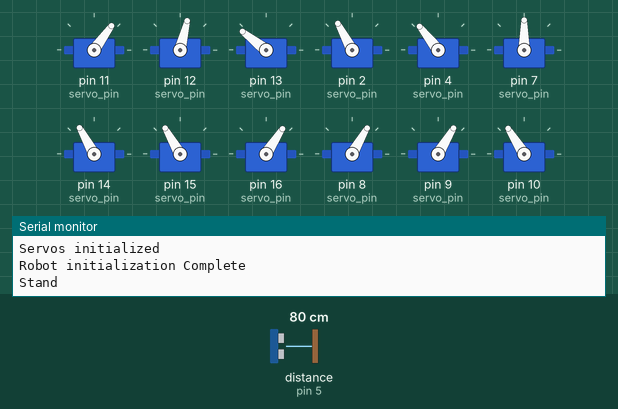
Recording of a sketch running on a simulated Arduino Uno, built with avr-gcc and run on an emulated ATmega328P. On the bench: 12 × servo, the last lines printed to the serial monitor. The test bench sets the inputs (shaded band); at power-on: distance to the obstacle (sensor on pin 5) 80 cm. The echo pulse lasts 58.3 µs per cm; random numbers use the default seed unless the sketch sets one.

Above: at 12.4 s.
12.5 s: distance to the obstacle (sensor on pin 5) set to 22 cm
At 12.68 s:
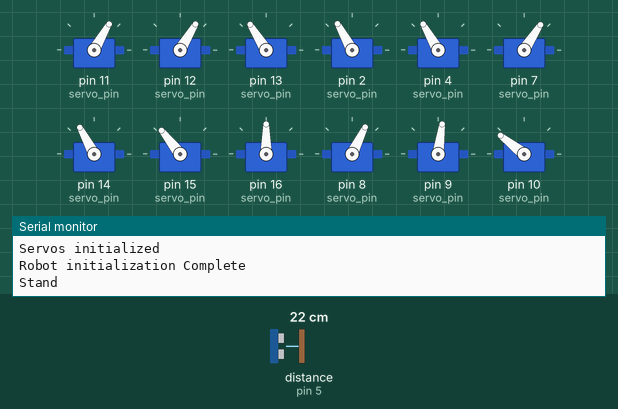
16.0 s: distance to the obstacle (sensor on pin 5) set to 17 cm
At 19.2 s:
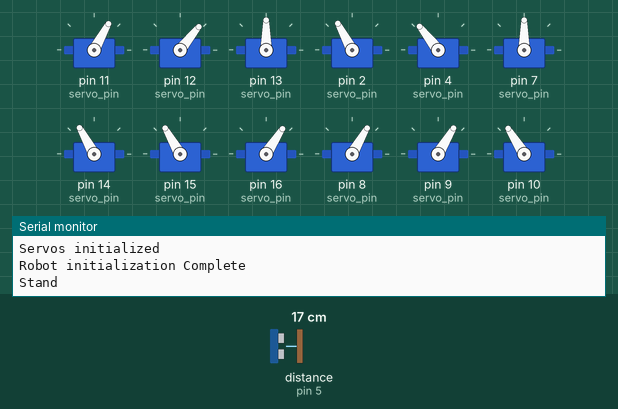
23.2 s: distance to the obstacle (sensor on pin 5) set to 2 cm
At 24.5 s:
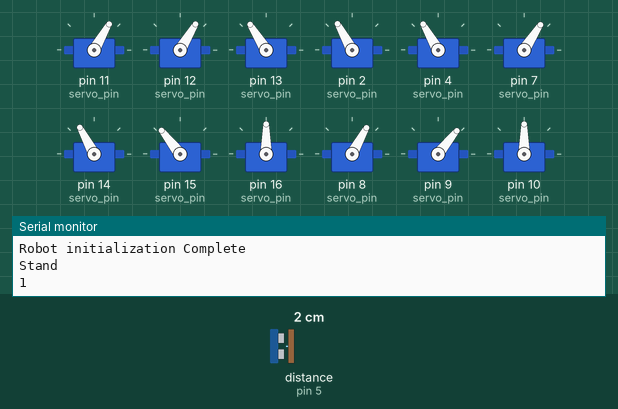
30.6 s: distance to the obstacle (sensor on pin 5) set to 35 cm
At 31.28 s:
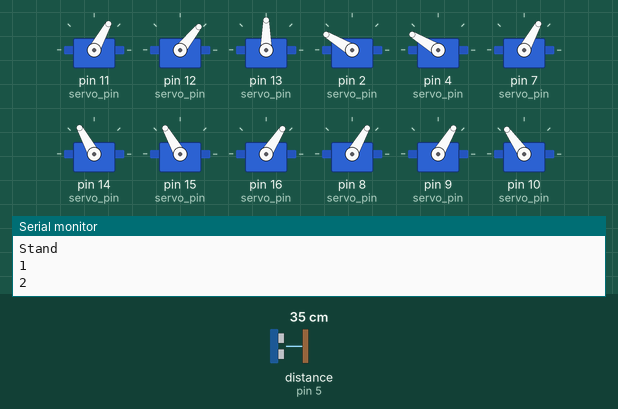
34.3 s: distance to the obstacle (sensor on pin 5) set to 4 cm
41.7 s: distance to the obstacle (sensor on pin 5) set to 60 cm
Timing chart, 0 to 50.4 s (numbered marks = the images above; inputs shaded):
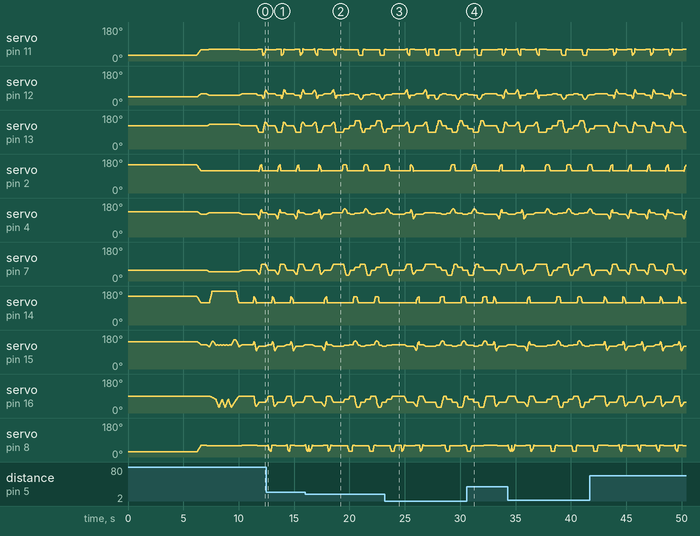

The sketch:

quadruped_robot.ino
```cpp
// NOTE:
// Portions of the code related to beacon-based navigation are intentionally omitted
// due to ongoing patent work. The remaining code represents the complete core
// control logic and is fully functional for quadruped gait, kinematics,
// obstacle avoidance, and web-based command execution.
#include <Servo.h>    //to define and control servos
#include <FlexiTimer2.h>//to set a timer to manage all servos
#include <NewPing.h>   // ultrasonic distance sensor library
/* Servos --------------------------------------------------------------------*/
//define 12 servos for 4 legs
Servo servo[4][3];
//define servos' ports
const int servo_pin[4][3] ={ {11, 12, 13}, {2, 4, 7}, {14,15, 16}, {8, 9, 10} };
/* Size of the robot ---------------------------------------------------------*/
const float length_a = 55;
const float length_b = 77.5;
const float length_c = 27.5;
const float length_side = 71;
const float z_absolute = -28;
/* Constants for movement ----------------------------------------------------*/
const float z_default = -50, z_up = -30, z_boot = z_absolute;
const float x_default = 62, x_offset = 0;
const float y_start = 0, y_step = 40;
/* variables for movement ----------------------------------------------------*/
volatile float site_now[4][3];    //real-time coordinates of the end of each leg
volatile float site_expect[4][3]; //expected coordinates of the end of each leg
float temp_speed[4][3];   //each axis' speed, needs to be recalculated before each movement
float move_speed;     //movement speed
float speed_multiple = 1.2; //movement speed multiple
const float spot_turn_speed = 4;
const float leg_move_speed = 8;
const float body_move_speed = 3;
const float stand_seat_speed = 1;
volatile int rest_counter;      //+1/0.02s, for automatic rest
//functions' parameter
const float KEEP = 255;
//define PI for calculation
const float pi = 3.1415926;
/* Constants for turn --------------------------------------------------------*/
//temp length
const float temp_a = sqrt(pow(2 * x_default + length_side, 2) + pow(y_step, 2));
const float temp_b = 2 * (y_start + y_step) + length_side;
const float temp_c = sqrt(pow(2 * x_default + length_side, 2) + pow(2 * y_start + y_step + length_side, 2));
const float temp_alpha = acos((pow(temp_a, 2) + pow(temp_b, 2) - pow(temp_c, 2)) / 2 / temp_a / temp_b);
//site for turn
const float turn_x1 = (temp_a - length_side) / 2;
const float turn_y1 = y_start + y_step / 2;
const float turn_x0 = turn_x1 - temp_b * cos(temp_alpha);
const float turn_y0 = temp_b * sin(temp_alpha) - turn_y1 - length_side;

//for ultrasonic sensor
#define TRIGGER_PIN  3
#define ECHO_PIN     5
#define MAX_DISTANCE 200
int thresh = 20;
long randNumber;

NewPing sonar(TRIGGER_PIN, ECHO_PIN, MAX_DISTANCE);
/* ---------------------------------------------------------------------------*/

/*
  - setup function
   ---------------------------------------------------------------------------*/
void setup()
{
  //start serial for debug
  Serial.begin(115200);
  Serial.println("Robot starts initialization");
   delay(5000);
  //initialize default parameter
  set_site(0, x_default - x_offset, y_start + y_step, z_boot);
  set_site(1, x_default - x_offset, y_start + y_step, z_boot);
  set_site(2, x_default + x_offset, y_start, z_boot);
  set_site(3, x_default + x_offset, y_start, z_boot);
  for (int i = 0; i < 4; i++)
  {
    for (int j = 0; j < 3; j++)
    {
      site_now[i][j] = site_expect[i][j];
    }
  }
  //start servo service
  FlexiTimer2::set(20, servo_service);
  FlexiTimer2::start();
  Serial.println("Servo service started");
  //initialize servos
  servo_attach();
  Serial.println("Servos initialized");
  Serial.println("Robot initialization Complete");

  randomSeed(analogRead(0));

        Serial.println("Stand");
        stand();
        delay(500);

        hand_wave(3);
        delay(1000);
}


void servo_attach(void)
{
  for (int i = 0; i < 4; i++)
  {
    for (int j = 0; j < 3; j++)
    {
      delay(50);
      servo[i][j].attach(servo_pin[i][j]);
      delay(50);
    }
  }
}

void servo_detach(void)
{
  for (int i = 0; i < 4; i++)
  {
    for (int j = 0; j < 3; j++)
    {
      servo[i][j].detach();
      delay(100);
    }
  }
}
/*
  - loop function
   ---------------------------------------------------------------------------*/
void loop()
{
  int uS = sonar.ping_cm();
//  Serial.print("Ping: ");
//  Serial.print(uS);
//  Serial.println("cm");
      if (uS < thresh && uS > 1){
          step_back(3);
          delay(500);

  randNumber = random(1,3);
  Serial.println(randNumber);

          if(randNumber == 1){
            turn_right(5);
            delay(500);
          }
          else if(randNumber == 2){
            turn_left(5);
            delay(500);
          }
      }

      else {
        step_forward(1);
      }
}

/*
  - sit
  - blocking function
   ---------------------------------------------------------------------------*/
void sit(void)
{
  move_speed = stand_seat_speed;
  for (int leg = 0; leg < 4; leg++)
  {
    set_site(leg, KEEP, KEEP, z_boot);
  }
  wait_all_reach();
}

/*
  - stand
  - blocking function
   ---------------------------------------------------------------------------*/
void stand(void)
{
  move_speed = stand_seat_speed;
  for (int leg = 0; leg < 4; leg++)
  {
    set_site(leg, KEEP, KEEP, z_default);
  }
  wait_all_reach();
}


/*
  - spot turn to left
  - blocking function
  - parameter step steps wanted to turn
   ---------------------------------------------------------------------------*/
void turn_left(unsigned int step)
{
  move_speed = spot_turn_speed;
  while (step-- > 0)
  {
    if (site_now[3][1] == y_start)
    {
      //leg 3&1 move
      set_site(3, x_default + x_offset, y_start, z_up);
      wait_all_reach();

      set_site(0, turn_x1 - x_offset, turn_y1, z_default);
      set_site(1, turn_x0 - x_offset, turn_y0, z_default);
      set_site(2, turn_x1 + x_offset, turn_y1, z_default);
      set_site(3, turn_x0 + x_offset, turn_y0, z_up);
      wait_all_reach();

      set_site(3, turn_x0 + x_offset, turn_y0, z_default);
      wait_all_reach();

      set_site(0, turn_x1 + x_offset, turn_y1, z_default);
      set_site(1, turn_x0 + x_offset, turn_y0, z_default);
      set_site(2, turn_x1 - x_offset, turn_y1, z_default);
      set_site(3, turn_x0 - x_offset, turn_y0, z_default);
      wait_all_reach();

      set_site(1, turn_x0 + x_offset, turn_y0, z_up);
      wait_all_reach();

      set_site(0, x_default + x_offset, y_start, z_default);
      set_site(1, x_default + x_offset, y_start, z_up);
      set_site(2, x_default - x_offset, y_start + y_step, z_default);
      set_site(3, x_default - x_offset, y_start + y_step, z_default);
      wait_all_reach();

      set_site(1, x_default + x_offset, y_start, z_default);
      wait_all_reach();
    }
    else
    {
      //leg 0&2 move
      set_site(0, x_default + x_offset, y_start, z_up);
      wait_all_reach();

      set_site(0, turn_x0 + x_offset, turn_y0, z_up);
      set_site(1, turn_x1 + x_offset, turn_y1, z_default);
      set_site(2, turn_x0 - x_offset, turn_y0, z_default);
      set_site(3, turn_x1 - x_offset, turn_y1, z_default);
      wait_all_reach();

      set_site(0, turn_x0 + x_offset, turn_y0, z_default);
      wait_all_reach();

      set_site(0, turn_x0 - x_offset, turn_y0, z_default);
      set_site(1, turn_x1 - x_offset, turn_y1, z_default);
      set_site(2, turn_x0 + x_offset, turn_y0, z_default);
      set_site(3, turn_x1 + x_offset, turn_y1, z_default);
      wait_all_reach();

      set_site(2, turn_x0 + x_offset, turn_y0, z_up);
      wait_all_reach();

      set_site(0, x_default - x_offset, y_start + y_step, z_default);
      set_site(1, x_default - x_offset, y_start + y_step, z_default);
      set_site(2, x_default + x_offset, y_start, z_up);
      set_site(3, x_default + x_offset, y_start, z_default);
      wait_all_reach();

      set_site(2, x_default + x_offset, y_start, z_default);
      wait_all_reach();
    }
  }
}

/*
  - spot turn to right
  - blocking function
  - parameter step steps wanted to turn
   ---------------------------------------------------------------------------*/
void turn_right(unsigned int step)
{
  move_speed = spot_turn_speed;
  while (step-- > 0)
  {
    if (site_now[2][1] == y_start)
    {
      //leg 2&0 move
      set_site(2, x_default + x_offset, y_start, z_up);
      wait_all_reach();

      set_site(0, turn_x0 - x_offset, turn_y0, z_default);
      set_site(1, turn_x1 - x_offset, turn_y1, z_default);
      set_site(2, turn_x0 + x_offset, turn_y0, z_up);
      set_site(3, turn_x1 + x_offset, turn_y1, z_default);
      wait_all_reach();

      set_site(2, turn_x0 + x_offset, turn_y0, z_default);
      wait_all_reach();

      set_site(0, turn_x0 + x_offset, turn_y0, z_default);
      set_site(1, turn_x1 + x_offset, turn_y1, z_default);
      set_site(2, turn_x0 - x_offset, turn_y0, z_default);
      set_site(3, turn_x1 - x_offset, turn_y1, z_default);
      wait_all_reach();

      set_site(0, turn_x0 + x_offset, turn_y0, z_up);
      wait_all_reach();

      set_site(0, x_default + x_offset, y_start, z_up);
      set_site(1, x_default + x_offset, y_start, z_default);
      set_site(2, x_default - x_offset, y_start + y_step, z_default);
      set_site(3, x_default - x_offset, y_start + y_step, z_default);
      wait_all_reach();

      set_site(0, x_default + x_offset, y_start, z_default);
      wait_all_reach();
    }
    else
    {
      //leg 1&3 move
      set_site(1, x_default + x_offset, y_start, z_up);
      wait_all_reach();

      set_site(0, turn_x1 + x_offset, turn_y1, z_default);
      set_site(1, turn_x0 + x_offset, turn_y0, z_up);
      set_site(2, turn_x1 - x_offset, turn_y1, z_default);
      set_site(3, turn_x0 - x_offset, turn_y0, z_default);
      wait_all_reach();

      set_site(1, turn_x0 + x_offset, turn_y0, z_default);
      wait_all_reach();

      set_site(0, turn_x1 - x_offset, turn_y1, z_default);
      set_site(1, turn_x0 - x_offset, turn_y0, z_default);
      set_site(2, turn_x1 + x_offset, turn_y1, z_default);
      set_site(3, turn_x0 + x_offset, turn_y0, z_default);
      wait_all_reach();

      set_site(3, turn_x0 + x_offset, turn_y0, z_up);
      wait_all_reach();

      set_site(0, x_default - x_offset, y_start + y_step, z_default);
      set_site(1, x_default - x_offset, y_start + y_step, z_default);
      set_site(2, x_default + x_offset, y_start, z_default);
      set_site(3, x_default + x_offset, y_start, z_up);
      wait_all_reach();

      set_site(3, x_default + x_offset, y_start, z_default);
      wait_all_reach();
    }
  }
}

/*
  - go forward
  - blocking function
  - parameter step steps wanted to go
   ---------------------------------------------------------------------------*/
void step_forward(unsigned int step)
{
  move_speed = leg_move_speed;
  while (step-- > 0)
  {
    if (site_now[2][1] == y_start)
    {
      //leg 2&1 move
      set_site(2, x_default + x_offset, y_start, z_up);
      wait_all_reach();
      set_site(2, x_default + x_offset, y_start + 2 * y_step, z_up);
      wait_all_reach();
      set_site(2, x_default + x_offset, y_start + 2 * y_step, z_default);
      wait_all_reach();

      move_speed = body_move_speed;

      set_site(0, x_default + x_offset, y_start, z_default);
      set_site(1, x_default + x_offset, y_start + 2 * y_step, z_default);
      set_site(2, x_default - x_offset, y_start + y_step, z_default);
      set_site(3, x_default - x_offset, y_start + y_step, z_default);
      wait_all_reach();

      move_speed = leg_move_speed;

      set_site(1, x_default + x_offset, y_start + 2 * y_step, z_up);
      wait_all_reach();
      set_site(1, x_default + x_offset, y_start, z_up);
      wait_all_reach();
      set_site(1, x_default + x_offset, y_start, z_default);
      wait_all_reach();
    }
    else
    {
      //leg 0&3 move
      set_site(0, x_default + x_offset, y_start, z_up);
      wait_all_reach();
      set_site(0, x_default + x_offset, y_start + 2 * y_step, z_up);
      wait_all_reach();
      set_site(0, x_default + x_offset, y_start + 2 * y_step, z_default);
      wait_all_reach();

      move_speed = body_move_speed;

      set_site(0, x_default - x_offset, y_start + y_step, z_default);
      set_site(1, x_default - x_offset, y_start + y_step, z_default);
      set_site(2, x_default + x_offset, y_start, z_default);
      set_site(3, x_default + x_offset, y_start + 2 * y_step, z_default);
      wait_all_reach();

      move_speed = leg_move_speed;

      set_site(3, x_default + x_offset, y_start + 2 * y_step, z_up);
      wait_all_reach();
      set_site(3, x_default + x_offset, y_start, z_up);
      wait_all_reach();
      set_site(3, x_default + x_offset, y_start, z_default);
      wait_all_reach();
    }
  }
}

/*
  - go back
  - blocking function
  - parameter step steps wanted to go
   ---------------------------------------------------------------------------*/
void step_back(unsigned int step)
{
  move_speed = leg_move_speed;
  while (step-- > 0)
  {
    if (site_now[3][1] == y_start)
    {
      //leg 3&0 move
      set_site(3, x_default + x_offset, y_start, z_up);
      wait_all_reach();
      set_site(3, x_default + x_offset, y_start + 2 * y_step, z_up);
      wait_all_reach();
      set_site(3, x_default + x_offset, y_start + 2 * y_step, z_default);
      wait_all_reach();

      move_speed = body_move_speed;

      set_site(0, x_default + x_offset, y_start + 2 * y_step, z_default);
      set_site(1, x_default + x_offset, y_start, z_default);
      set_site(2, x_default - x_offset, y_start + y_step, z_default);
      set_site(3, x_default - x_offset, y_start + y_step, z_default);
      wait_all_reach();

      move_speed = leg_move_speed;

      set_site(0, x_default + x_offset, y_start + 2 * y_step, z_up);
      wait_all_reach();
      set_site(0, x_default + x_offset, y_start, z_up);
      wait_all_reach();
      set_site(0, x_default + x_offset, y_start, z_default);
      wait_all_reach();
    }
    else
    {
      //leg 1&2 move
      set_site(1, x_default + x_offset, y_start, z_up);
      wait_all_reach();
      set_site(1, x_default + x_offset, y_start + 2 * y_step, z_up);
      wait_all_reach();
      set_site(1, x_default + x_offset, y_start + 2 * y_step, z_default);
      wait_all_reach();

      move_speed = body_move_speed;

      set_site(0, x_default - x_offset, y_start + y_step, z_default);
      set_site(1, x_default - x_offset, y_start + y_step, z_default);
      set_site(2, x_default + x_offset, y_start + 2 * y_step, z_default);
      set_site(3, x_default + x_offset, y_start, z_default);
      wait_all_reach();

      move_speed = leg_move_speed;

      set_site(2, x_default + x_offset, y_start + 2 * y_step, z_up);
      wait_all_reach();
      set_site(2, x_default + x_offset, y_start, z_up);
      wait_all_reach();
      set_site(2, x_default + x_offset, y_start, z_default);
      wait_all_reach();
    }
  }
}

// add by RegisHsu

void body_left(int i)
{
  set_site(0, site_now[0][0] + i, KEEP, KEEP);
  set_site(1, site_now[1][0] + i, KEEP, KEEP);
  set_site(2, site_now[2][0] - i, KEEP, KEEP);
  set_site(3, site_now[3][0] - i, KEEP, KEEP);
  wait_all_reach();
}

void body_right(int i)
{
  set_site(0, site_now[0][0] - i, KEEP, KEEP);
  set_site(1, site_now[1][0] - i, KEEP, KEEP);
  set_site(2, site_now[2][0] + i, KEEP, KEEP);
  set_site(3, site_now[3][0] + i, KEEP, KEEP);
  wait_all_reach();
}

void hand_wave(int i)
{
  float x_tmp;
  float y_tmp;
  float z_tmp;
  move_speed = 1;
  if (site_now[3][1] == y_start)
  {
    body_right(15);
    x_tmp = site_now[2][0];
    y_tmp = site_now[2][1];
    z_tmp = site_now[2][2];
    move_speed = body_move_speed;
    for (int j = 0; j < i; j++)
    {
      set_site(2, turn_x1, turn_y1, 50);
      wait_all_reach();
      set_site(2, turn_x0, turn_y0, 50);
      wait_all_reach();
    }
    set_site(2, x_tmp, y_tmp, z_tmp);
    wait_all_reach();
    move_speed = 1;
    body_left(15);
  }
  else
  {
    body_left(15);
    x_tmp = site_now[0][0];
    y_tmp = site_now[0][1];
    z_tmp = site_now[0][2];
    move_speed = body_move_speed;
    for (int j = 0; j < i; j++)
    {
      set_site(0, turn_x1, turn_y1, 50);
      wait_all_reach();
      set_site(0, turn_x0, turn_y0, 50);
      wait_all_reach();
    }
    set_site(0, x_tmp, y_tmp, z_tmp);
    wait_all_reach();
    move_speed = 1;
    body_right(15);
  }
}

void hand_shake(int i)
{
  float x_tmp;
  float y_tmp;
  float z_tmp;
  move_speed = 1;
  if (site_now[3][1] == y_start)
  {
    body_right(15);
    x_tmp = site_now[2][0];
    y_tmp = site_now[2][1];
    z_tmp = site_now[2][2];
    move_speed = body_move_speed;
    for (int j = 0; j < i; j++)
    {
      set_site(2, x_default - 30, y_start + 2 * y_step, 55);
      wait_all_reach();
      set_site(2, x_default - 30, y_start + 2 * y_step, 10);
      wait_all_reach();
    }
    set_site(2, x_tmp, y_tmp, z_tmp);
    wait_all_reach();
    move_speed = 1;
    body_left(15);
  }
  else
  {
    body_left(15);
    x_tmp = site_now[0][0];
    y_tmp = site_now[0][1];
    z_tmp = site_now[0][2];
    move_speed = body_move_speed;
    for (int j = 0; j < i; j++)
    {
      set_site(0, x_default - 30, y_start + 2 * y_step, 55);
      wait_all_reach();
      set_site(0, x_default - 30, y_start + 2 * y_step, 10);
      wait_all_reach();
    }
    set_site(0, x_tmp, y_tmp, z_tmp);
    wait_all_reach();
    move_speed = 1;
    body_right(15);
  }
}


void servo_service(void)
{
  sei();
  static float alpha, beta, gamma;

  for (int i = 0; i < 4; i++)
  {
    for (int j = 0; j < 3; j++)
    {
      if (abs(site_now[i][j] - site_expect[i][j]) >= abs(temp_speed[i][j]))
        site_now[i][j] += temp_speed[i][j];
      else
        site_now[i][j] = site_expect[i][j];
    }

    cartesian_to_polar(alpha, beta, gamma, site_now[i][0], site_now[i][1], site_now[i][2]);
    polar_to_servo(i, alpha, beta, gamma);
  }

  rest_counter++;
}

/*
  - set one of end points' expect site
  - this founction will set temp_speed[4][3] at same time
  - non - blocking function
   ---------------------------------------------------------------------------*/
void set_site(int leg, float x, float y, float z)
{
  float length_x = 0, length_y = 0, length_z = 0;

  if (x != KEEP)
    length_x = x - site_now[leg][0];
  if (y != KEEP)
    length_y = y - site_now[leg][1];
  if (z != KEEP)
    length_z = z - site_now[leg][2];

  float length = sqrt(pow(length_x, 2) + pow(length_y, 2) + pow(length_z, 2));

  temp_speed[leg][0] = length_x / length * move_speed * speed_multiple;
  temp_speed[leg][1] = length_y / length * move_speed * speed_multiple;
  temp_speed[leg][2] = length_z / length * move_speed * speed_multiple;

  if (x != KEEP)
    site_expect[leg][0] = x;
  if (y != KEEP)
    site_expect[leg][1] = y;
  if (z != KEEP)
    site_expect[leg][2] = z;
}

/*
  - wait one of end points move to expect site
  - blocking function
   ---------------------------------------------------------------------------*/
void wait_reach(int leg)
{
  while (1)
    if (site_now[leg][0] == site_expect[leg][0])
      if (site_now[leg][1] == site_expect[leg][1])
        if (site_now[leg][2] == site_expect[leg][2])
          break;
}

/*
  - wait all of end points move to expect site
  - blocking function
   ---------------------------------------------------------------------------*/
void wait_all_reach(void)
{
  for (int i = 0; i < 4; i++)
    wait_reach(i);
}

/*
  - trans site from cartesian to polar
  - mathematical model 2/2
   ---------------------------------------------------------------------------*/
void cartesian_to_polar(volatile float &alpha, volatile float &beta, volatile float &gamma, volatile float x, volatile float y, volatile float z)
{
  //calculate w-z degree
  float v, w;
  w = (x >= 0 ? 1 : -1) * (sqrt(pow(x, 2) + pow(y, 2)));
  v = w - length_c;
  alpha = atan2(z, v) + acos((pow(length_a, 2) - pow(length_b, 2) + pow(v, 2) + pow(z, 2)) / 2 / length_a / sqrt(pow(v, 2) + pow(z, 2)));
  beta = acos((pow(length_a, 2) + pow(length_b, 2) - pow(v, 2) - pow(z, 2)) / 2 / length_a / length_b);
  //calculate x-y-z degree
  gamma = (w >= 0) ? atan2(y, x) : atan2(-y, -x);
  //trans degree pi->180
  alpha = alpha / pi * 180;
  beta = beta / pi * 180;
  gamma = gamma / pi * 180;
}

/*
  - trans site from polar to microservos
  - mathematical model map to fact
  - the errors saved in eeprom will be add
   ---------------------------------------------------------------------------*/
void polar_to_servo(int leg, float alpha, float beta, float gamma)
{
  if (leg == 0)
  {
    alpha = 90 - alpha;
    beta = beta;
    gamma += 90;
  }
  else if (leg == 1)
  {
    alpha += 90;
    beta = 180 - beta;
    gamma = 90 - gamma;
  }
  else if (leg == 2)
  {
    alpha += 90;
    beta = 180 - beta;
    gamma = 90 - gamma;
  }
  else if (leg == 3)
  {
    alpha = 90 - alpha;
    beta = beta;
    gamma += 90;
  }

  servo[leg][0].write(alpha);
  servo[leg][1].write(beta);
  servo[leg][2].write(gamma);
}
```

Measured:
- the behaviour switches between 20 and 19 cm on distance to the obstacle (sensor on pin 5) (found by bisection; images 1 and 2)
